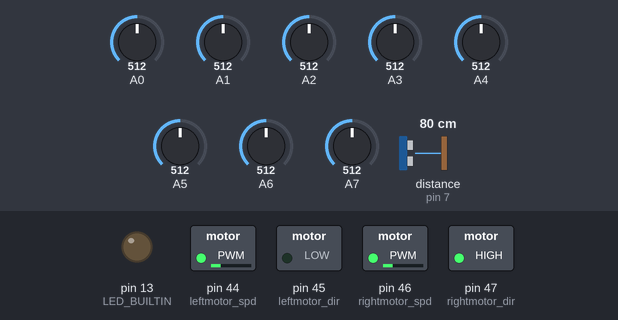
Bench run of a sketch on a simulated Arduino Mega 2560, built with avr-gcc and run on an emulated ATmega2560. Parts: switched loads named in the sketch (green lamp = pin HIGH), output pins drawn as LEDs (lit = HIGH). The inputs (shaded band) are chosen by the test bench; at power-on: A0 = 512, A1 = 512, A2 = 512, A3 = 512, A4 = 512, A5 = 512, A6 = 512, A7 = 512, distance to the obstacle (sensor on pin 7) 80 cm. The echo pulse lasts 58.3 µs per cm; what the sketch prints to the serial monitor is not drawn.

Above: at 4.2 s.
4.3 s: A0 set to 109
5.8 s: A0 set to 93
11.8 s: A1 set to 105
14.8 s: A1 set to 92
Timing chart, 0 to 17.3 s (numbered marks = the images above; inputs shaded):
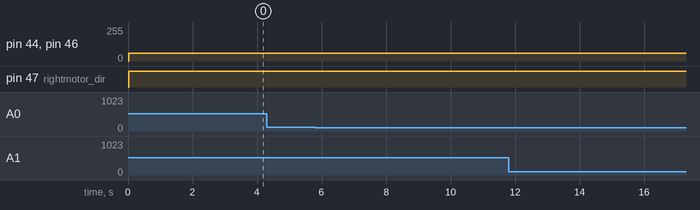

The sketch:

resque_line_2.3.ino
```cpp
#include <NewPing.h>
#include <QTRSensors.h>
#define TRIGGER_PIN  6
#define ECHO_PIN     7
#define MAX_DISTANCE 400


#define leftmotor_dir 45
#define leftmotor_spd 44
#define rightmotor_dir 47
#define rightmotor_spd 46
QTRSensors qtr;
const uint8_t SensorCount = 8;
uint16_t sensorValues[SensorCount];
int spd = 60;
int line = qtr.calibrationOn.minimum[4];
int sV[SensorCount];
int k;

NewPing sonar(TRIGGER_PIN, ECHO_PIN, MAX_DISTANCE);


void setup() {
  Serial.begin(9600);
  qtr.setTypeAnalog();
  qtr.setSensorPins((const uint8_t[]) {
    A0, A1, A2, A3, A4, A5, A6, A7
  }, SensorCount);
  qtr.setEmitterPin(2);
  pinMode(leftmotor_dir, OUTPUT);
  pinMode(leftmotor_spd, OUTPUT);
  pinMode(rightmotor_dir, OUTPUT);
  pinMode(rightmotor_spd, OUTPUT);
  pinMode(LED_BUILTIN, OUTPUT);

/*delay(200);
  digitalWrite(LED_BUILTIN, HIGH);
  digitalWrite(leftmotor_dir, HIGH);
      analogWrite(leftmotor_spd, spd);
      digitalWrite(rightmotor_dir, HIGH);
      analogWrite(rightmotor_spd, spd);
      for (uint16_t i = 0; i < 15; i++)
  {
    qtr.calibrate();

  }digitalWrite(leftmotor_dir, LOW);
      analogWrite(leftmotor_spd, spd);
      digitalWrite(rightmotor_dir, LOW);
      analogWrite(rightmotor_spd, spd);
   for (uint16_t i = 0; i < 30; i++)
  {
    qtr.calibrate();

  }digitalWrite(leftmotor_dir, HIGH);
      analogWrite(leftmotor_spd, spd);//
      digitalWrite(rightmotor_dir, HIGH);
      analogWrite(rightmotor_spd, spd);

    for (uint16_t i = 0; i < 15; i++)
  {
qtr.calibrate();
  }
  analogWrite(leftmotor_spd, spd-spd);
   analogWrite(rightmotor_spd, spd-spd);
   delay(200);
*/

}

void moving (bool Left, bool Right, int spd_L, int spd_R){
  Left = not Left;
  digitalWrite(leftmotor_dir, Left);
  analogWrite(leftmotor_spd, spd_L);
  digitalWrite(rightmotor_dir, Right);
  analogWrite(rightmotor_spd, spd_R);
}


int sonic (){
  int mass[4];
  int k = 0;
  int middle = 0;
  if (k == 3){
    for(int i = 0; i<4; i++){
      k = 0;
      middle += mass[i];
      mass[i] = k;
    }
    middle = middle/4;
  }
  mass[k] = sonar.ping_cm();
  k++;
  return(middle);
}


void loop() {
 ///////////////////////////////////
 //LeftMotor LOW - вперёд
 //RightMotor HIGH - вперед7
   digitalWrite(LED_BUILTIN, LOW);
  qtr.read(sensorValues);
  for (int i = 0; i < SensorCount; i++)
  {
    sV[i] = sensorValues[i];
    Serial.print(sV[i]);
    Serial.print('\t');
  }
  Serial.print(sonic());
  Serial.print(sonar.ping_cm());
  moving(1,1,60,60);
  Serial.println();
  }
```

Measured:
- after the input at 4.3 s, every drawn part: stays the same
- after the input at 5.8 s, every drawn part: stays the same
- after the input at 11.8 s, every drawn part: stays the same
- after the input at 14.8 s, every drawn part: stays the same
